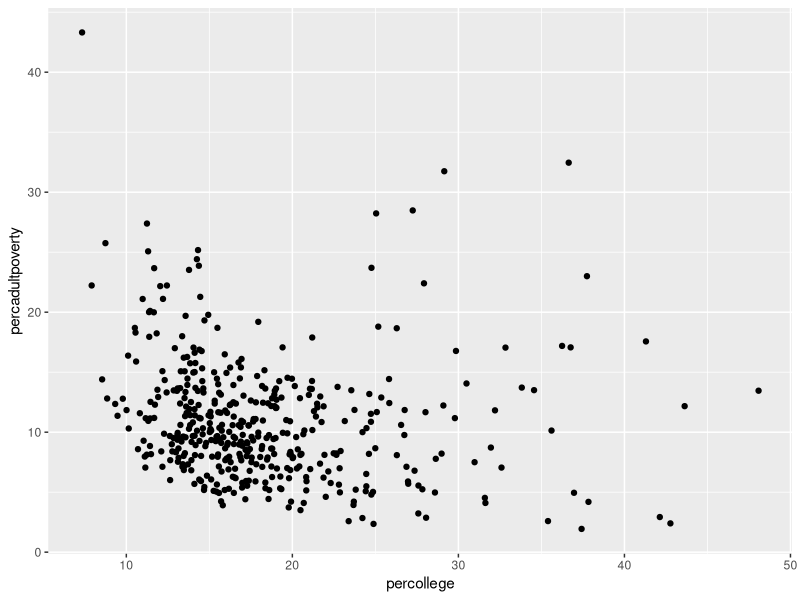
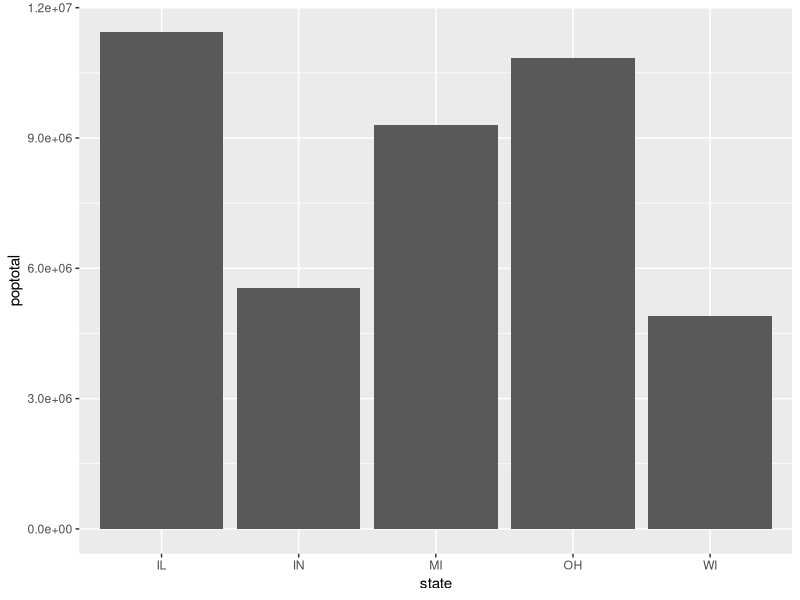
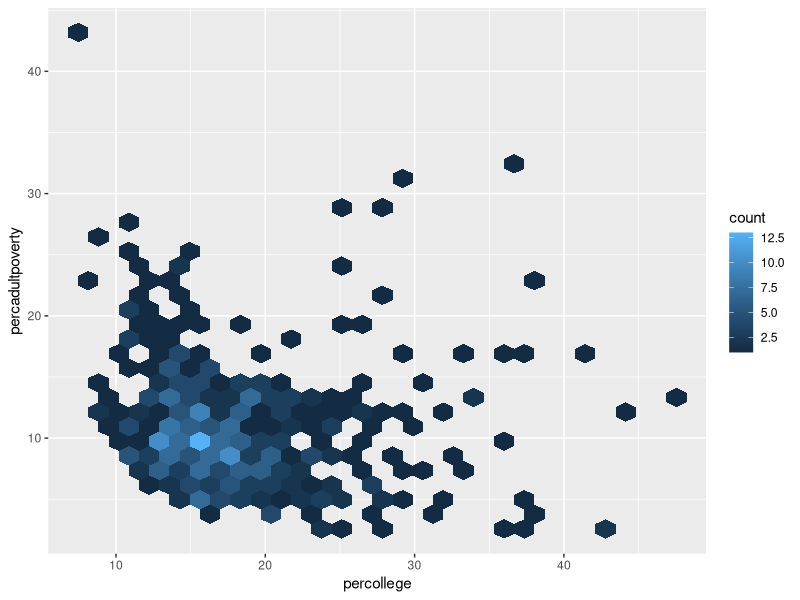
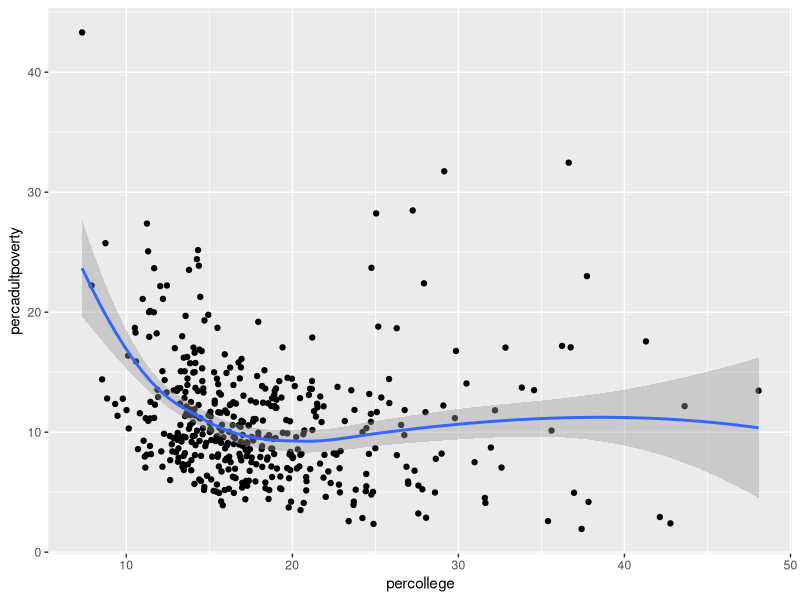

Reproduce these figures in R, in order. (Note: this script raises an error after producing the figures.)
########## ggplot2 ##########

install.packages("ggplot2")
library("ggplot2")

install.packages("hexbin")
library("hexbin")

####### plotting midwest built-in data set within ggplot2 #####
View(midwest)

ggplot(midwest) +  # this will plot a blank canvas, the layers on canvas are added with "+"
  geom_point(mapping = aes( # there are a list of geom_functions that can be called by geom_"some function", here geom_point present each data point with a dot
    x = percollege, y = percadultpoverty # aes define x and y axis, if the labels are strings you can use aes_string() instead
  ))

ggplot(midwest) +
  geom_col(mapping = aes(x = state, y = poptotal))

ggplot(data = midwest) +
  geom_hex(mapping = aes(x = percollege, y = percadultpoverty)) # error: Package `hexbin` required for `stat_binhex`, so installed package above

ggplot(data = midwest) +
  geom_point(mapping = aes(x = percollege, y = percadultpoverty)) +
  geom_smooth(mapping = aes(x = percollege, y = percadultpoverty))

#### if we have two or more geom_functions that share the same mapping we can use below
ggplot(data = midwest, mapping = aes(x = percollege, y = percadultpoverty)) +
  geom_point() +
  geom_smooth() +
          






####### help commands
? midwest
